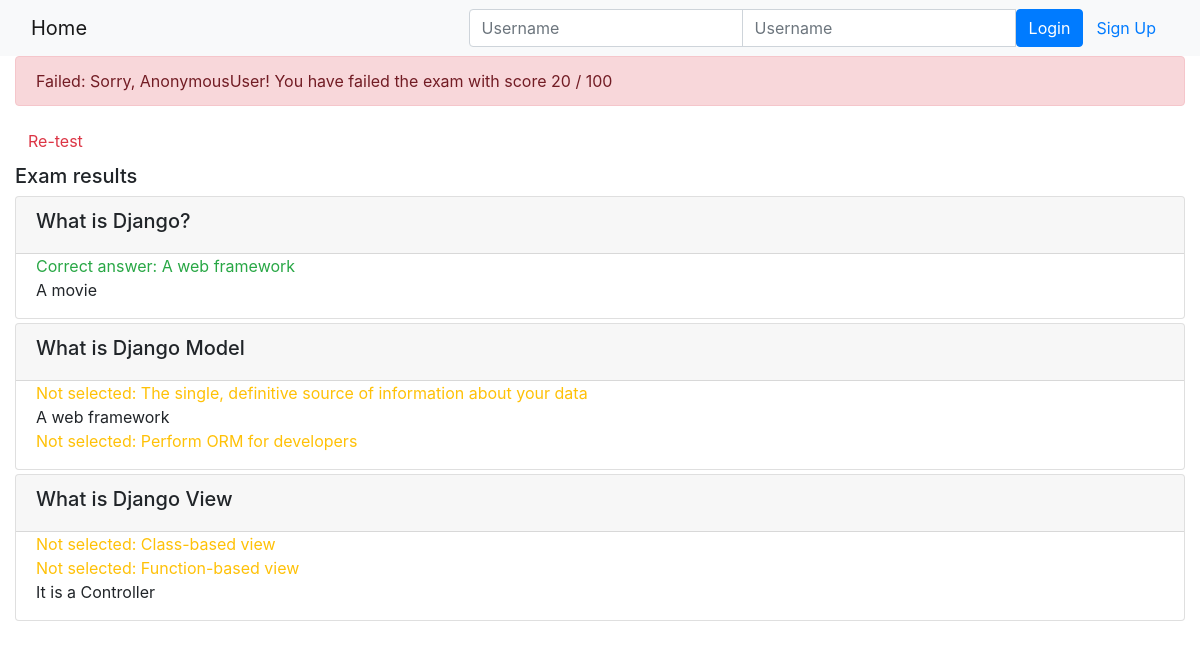
/onlinecourse/1/submission/1/result/, run on the app's committed database.
### onlinecourse/models.py (models this page shows, shortened)
class Question(models.Model):
    course = models.ForeignKey(Course, on_delete=models.CASCADE,default="")
    content = models.CharField(max_length=200, default="")
    grade =  models.IntegerField(default=50)

class Choice(models.Model):
    question = models.ForeignKey(Question, on_delete=models.CASCADE,default="")
    content = models.CharField(max_length=200,default="")
    is_correct = models.BooleanField(default=False)

### onlinecourse/views.py (the view)
# urls.py: path('<int:course_id>/submission/<int:submission_id>/result/', views.show_exam_result, name='exam_result'),
def show_exam_result(request, course_id, submission_id):
    context = {}
    course = get_object_or_404(Course, pk=course_id)
    submission = Submission.objects.get(id=submission_id)
    choices = submission.choices.all()
    total_score = 0
    for choice in choices:
        if choice.is_correct:
            total_score += choice.question.grade
    context['course'] = course
    context['grade'] = total_score
    context['choices'] = choices
    return render(request, 'onlinecourse/exam_result_bootstrap.html', context)

### onlinecourse/templates/onlinecourse/exam_result_bootstrap.html (shortened to what this page needs)
<!DOCTYPE html>
<html lang="en">
<head>
    {% load static %}
    <link rel="stylesheet" href="https://maxcdn.bootstrapcdn.com/bootstrap/4.5.2/css/bootstrap.min.css">
</head>
<body>
 <nav class="navbar navbar-light bg-light">
    <div class="container-fluid">
        <div class="navbar-header">
              <a class="navbar-brand" href="{% url 'onlinecourse:index' %}">Home</a>
        </div>
        <ul class="nav navbar-nav navbar-right">
            {% if user.is_authenticated %}
            <li>
                <a class="btn btn-link" href="#">{{ user.first_name }}({{ user.username }})</a>
                <a class="btn btn-link" href="{% url 'onlinecourse:logout' %}">Logout</a>
            </li>
            {% else %}
            <li>
                <form class="form-inline" action="{% url 'onlinecourse:login' %}" method="post">
                    <div class="input-group">
                        <input type="text" class="form-control" placeholder="Username" name="username" >
                        <input type="password" class="form-control" placeholder="Username" name="psw" >
                        <button class="btn btn-primary" type="submit">Login</button>
                        <a class="btn btn-link" href="{% url 'onlinecourse:registration' %}">Sign Up</a>
                    </div>
                </form>
            </li>
            {% endif %}
        </ul>
    </div>
</nav>
<div class="container-fluid">
    {% if grade >= 80 %}
    <div class="alert alert-success">
        Passed: Congratulations, {{ user }}! You have passed the exam and completed the course with score {{ grade }} / 100
    </div>
        {% else %}
        <div class="alert alert-danger">
            Failed: Sorry, {{ user }}! You have failed the exam with score {{ grade }} / 100
        </div>
        <a class="btn btn-link text-danger" href="{% url 'onlinecourse:course_details' course.id %}">Re-test</a>
        {% endif %}
        <div class="card-columns-vertical mt-1">
            <h5 class="">Exam results</h5>
            {% for question in course.question_set.all %}
            <div class="card mt-1">
                <div class="card-header"><h5>{{ question.content }}</h5></div>
                <div class="form-group">
                    {% for choice in question.choice_set.all %}
                    <div class="form-check">
                        {% if choice.is_correct and choice in choices %}
                        <div class="text-success">Correct answer: {{ choice.content }}</div>
                        {% else %}{% if choice.is_correct and not choice in choices %}
                        <div class="text-warning">Not selected: {{ choice.content }}</div>
                        {% else %}{% if not choice.is_correct and choice in choices %}
                        <div class="text-danger">Wrong answer: {{ choice.content }}</div>
                        {% else %}
                        <div>{{ choice.content }}</div>
                        {% endif %}{% endif %}{% endif %}
                    </div>
                    {% endfor %}
                </div>
            </div>
            {% endfor %}
        </div>
    </div>
    </body>
 </html>

### data on the page
Question: content "What is Django?"
Choice: content "A web framework"
Choice: content "A movie"
Question: content "What is Django Model"
Choice: content "The single, definitive source of information about your data"
Choice: content "A web framework"
Choice: content "Perform ORM for developers"
Question: content "What is Django View"
Choice: content "Class-based view"
Choice: content "Function-based view"
Choice: content "It is a Controller"

### other printed values
{{ user }} "AnonymousUser"
{{ grade }} "20"
